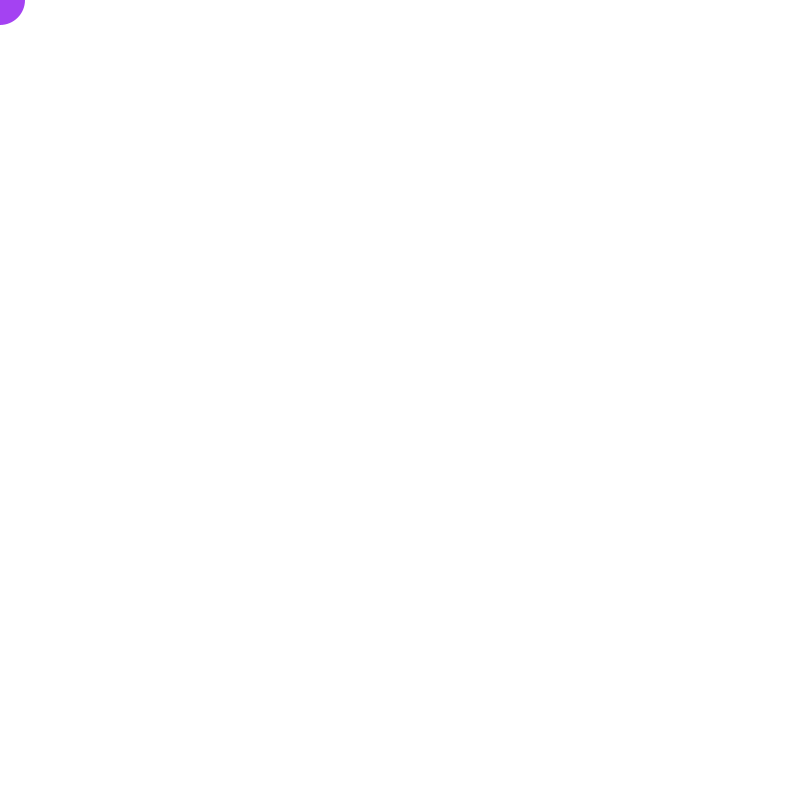
Frame 1 (no input)
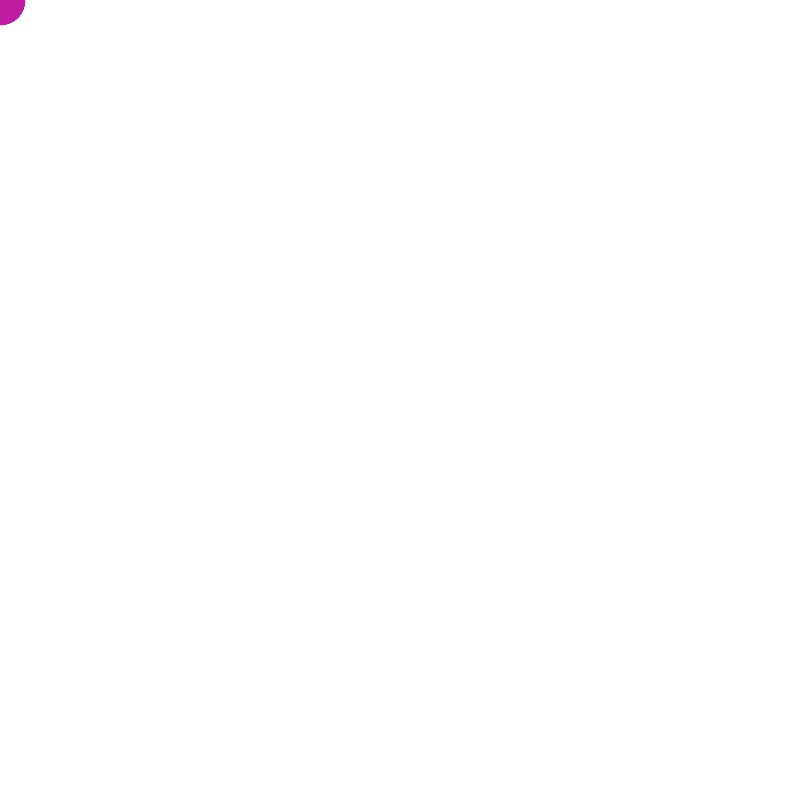
Frame 60 (the mouse pressed at the canvas centre just before this capture)
Frame 120 (the mouse held since frame 60 and released just before this capture): identical to frame 60, image omitted

The Processing sketch that drew these frames (run headless with seeded random() and noise(); from frame 60 on, the mouse is pressed at the canvas centre):

// Processing sketch: Eraser_
// ── Eraser_.pde
void setup() {
  
  size(800, 800);
  background(255,255,255);
}

void draw() {
  
   //2. make it a nice color
    fill(random(255),random(255),random(255));
   //3. if the mouse is pressed, fill the circle with a different color          
    if(mousePressed)
    {
      fill(255,255,255);
    }
   //1. draw an ellipse
    noStroke();
    ellipse(mouseX,mouseY,50,50);
}
// Copyright Wintriss Technical Schools 2013
